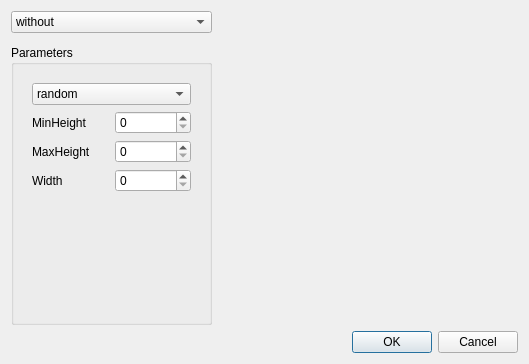
<?xml version="1.0" encoding="UTF-8"?>
<ui version="4.0">
 <class>FloorDialog</class>
 <widget class="QDialog" name="FloorDialog">
  <property name="geometry">
   <rect>
    <x>0</x>
    <y>0</y>
    <width>529</width>
    <height>364</height>
   </rect>
  </property>
  <property name="windowTitle">
   <string>Dialog</string>
  </property>
  <layout class="QGridLayout" name="gridLayout">
   <item row="0" column="1">
    <widget class="QComboBox" name="cmbType">
     <item>
      <property name="text">
       <string>without</string>
      </property>
     </item>
     <item>
      <property name="text">
       <string>flat</string>
      </property>
     </item>
     <item>
      <property name="text">
       <string>boxes</string>
      </property>
     </item>
     <item>
      <property name="text">
       <string>slope</string>
      </property>
     </item>
    </widget>
   </item>
   <item row="2" column="1">
    <widget class="QGroupBox" name="grbFloor">
     <property name="title">
      <string>Parameters</string>
     </property>
     <layout class="QGridLayout" name="gridLayout_4">
      <item row="1" column="0">
       <widget class="QStackedWidget" name="stkParameters">
        <property name="currentIndex">
         <number>1</number>
        </property>
        <widget class="QWidget" name="pgNo">
         <layout class="QVBoxLayout" name="verticalLayout_2">
          <item>
           <widget class="QLabel" name="label">
            <property name="text">
             <string>No parameters</string>
            </property>
           </widget>
          </item>
          <item>
           <spacer name="verticalSpacer">
            <property name="orientation">
             <enum>Qt::Vertical</enum>
            </property>
            <property name="sizeHint" stdset="0">
             <size>
              <width>20</width>
              <height>40</height>
             </size>
            </property>
           </spacer>
          </item>
         </layout>
        </widget>
        <widget class="QWidget" name="pgBoxes">
         <layout class="QGridLayout" name="gridLayout_2">
          <item row="1" column="0">
           <widget class="QLabel" name="label_2">
            <property name="text">
             <string>MinHeight</string>
            </property>
           </widget>
          </item>
          <item row="2" column="0">
           <widget class="QLabel" name="label_3">
            <property name="text">
             <string>MaxHeight</string>
            </property>
           </widget>
          </item>
          <item row="4" column="0" colspan="2">
           <spacer name="verticalSpacer_2">
            <property name="orientation">
             <enum>Qt::Vertical</enum>
            </property>
            <property name="sizeHint" stdset="0">
             <size>
              <width>20</width>
              <height>40</height>
             </size>
            </property>
           </spacer>
          </item>
          <item row="3" column="0">
           <widget class="QLabel" name="label_4">
            <property name="text">
             <string>Width</string>
            </property>
           </widget>
          </item>
          <item row="1" column="1">
           <widget class="QSpinBox" name="spbBMinHeight"/>
          </item>
          <item row="2" column="1">
           <widget class="QSpinBox" name="spbBMaxHeight"/>
          </item>
          <item row="3" column="1">
           <widget class="QSpinBox" name="spbBWidth"/>
          </item>
          <item row="0" column="0" colspan="2">
           <widget class="QComboBox" name="cmbBoxType">
            <item>
             <property name="text">
              <string>random</string>
             </property>
            </item>
            <item>
             <property name="text">
              <string>stairs (up)</string>
             </property>
            </item>
            <item>
             <property name="text">
              <string>stairs (down)</string>
             </property>
            </item>
           </widget>
          </item>
         </layout>
        </widget>
        <widget class="QWidget" name="pgSlope">
         <layout class="QGridLayout" name="gridLayout_3">
          <item row="1" column="1">
           <widget class="QLabel" name="label_5">
            <property name="text">
             <string>Inclinaison</string>
            </property>
           </widget>
          </item>
          <item row="1" column="2">
           <widget class="QSpinBox" name="spbSIncl"/>
          </item>
          <item row="2" column="1" colspan="2">
           <spacer name="verticalSpacer_3">
            <property name="orientation">
             <enum>Qt::Vertical</enum>
            </property>
            <property name="sizeHint" stdset="0">
             <size>
              <width>20</width>
              <height>40</height>
             </size>
            </property>
           </spacer>
          </item>
         </layout>
        </widget>
       </widget>
      </item>
     </layout>
    </widget>
   </item>
   <item row="3" column="1" colspan="2">
    <widget class="QDialogButtonBox" name="buttonBox">
     <property name="orientation">
      <enum>Qt::Horizontal</enum>
     </property>
     <property name="standardButtons">
      <set>QDialogButtonBox::Cancel|QDialogButtonBox::Ok</set>
     </property>
    </widget>
   </item>
   <item row="0" column="2" rowspan="3">
    <widget class="QLabel" name="lblImg">
     <property name="sizePolicy">
      <sizepolicy hsizetype="Fixed" vsizetype="Fixed">
       <horstretch>0</horstretch>
       <verstretch>0</verstretch>
      </sizepolicy>
     </property>
     <property name="minimumSize">
      <size>
       <width>300</width>
       <height>300</height>
      </size>
     </property>
     <property name="maximumSize">
      <size>
       <width>300</width>
       <height>300</height>
      </size>
     </property>
     <property name="text">
      <string/>
     </property>
     <property name="pixmap">
      <pixmap resource="../../../ressources/ressources.qrc">:/img/logos/GeneCraft_logo</pixmap>
     </property>
    </widget>
   </item>
  </layout>
 </widget>
 <resources>
  <include location="../../../ressources/ressources.qrc"/>
 </resources>
 <connections>
  <connection>
   <sender>buttonBox</sender>
   <signal>accepted()</signal>
   <receiver>FloorDialog</receiver>
   <slot>accept()</slot>
   <hints>
    <hint type="sourcelabel">
     <x>248</x>
     <y>254</y>
    </hint>
    <hint type="destinationlabel">
     <x>157</x>
     <y>274</y>
    </hint>
   </hints>
  </connection>
  <connection>
   <sender>buttonBox</sender>
   <signal>rejected()</signal>
   <receiver>FloorDialog</receiver>
   <slot>reject()</slot>
   <hints>
    <hint type="sourcelabel">
     <x>316</x>
     <y>260</y>
    </hint>
    <hint type="destinationlabel">
     <x>286</x>
     <y>274</y>
    </hint>
   </hints>
  </connection>
 </connections>
</ui>
